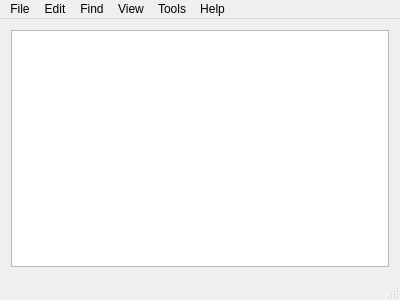
<?xml version="1.0" encoding="UTF-8"?>
<ui version="4.0">
 <class>MainWindow</class>
 <widget class="QMainWindow" name="MainWindow">
  <property name="geometry">
   <rect>
    <x>0</x>
    <y>0</y>
    <width>400</width>
    <height>300</height>
   </rect>
  </property>
  <property name="windowTitle">
   <string>MainWindow</string>
  </property>
  <widget class="QWidget" name="centralWidget">
   <layout class="QVBoxLayout" name="verticalLayout">
    <item>
     <widget class="QTextEdit" name="textEdit"/>
    </item>
   </layout>
  </widget>
  <widget class="QMenuBar" name="menuBar">
   <property name="geometry">
    <rect>
     <x>0</x>
     <y>0</y>
     <width>400</width>
     <height>23</height>
    </rect>
   </property>
   <widget class="QMenu" name="menuFile">
    <property name="title">
     <string>File</string>
    </property>
    <widget class="QMenu" name="menuExport_As">
     <property name="title">
      <string>Export As</string>
     </property>
     <addaction name="actionPDF"/>
     <addaction name="actionHTML"/>
     <addaction name="actionXML"/>
    </widget>
    <addaction name="actionNew"/>
    <addaction name="actionNew_Window"/>
    <addaction name="actionOpen"/>
    <addaction name="actionOpen_Project_s"/>
    <addaction name="actionSave"/>
    <addaction name="actionSave_As"/>
    <addaction name="actionClose"/>
    <addaction name="actionClose_Window"/>
    <addaction name="actionReopen_Project"/>
    <addaction name="actionReopen_Last_Item"/>
    <addaction name="actionProperties"/>
    <addaction name="actionPage_Setup"/>
    <addaction name="menuExport_As"/>
    <addaction name="actionPrint"/>
    <addaction name="actionPrint_Preview"/>
    <addaction name="actionClose_All_Tabs"/>
    <addaction name="actionExit"/>
   </widget>
   <widget class="QMenu" name="menuEdit">
    <property name="title">
     <string>Edit</string>
    </property>
    <widget class="QMenu" name="menuBookmark">
     <property name="title">
      <string>Bookmark</string>
     </property>
     <addaction name="actionNext"/>
     <addaction name="actionPrevious"/>
     <addaction name="actionToggle"/>
     <addaction name="actionDelete_2"/>
    </widget>
    <widget class="QMenu" name="menuChange_Case">
     <property name="title">
      <string>Change Case</string>
     </property>
     <addaction name="actionUppercase"/>
     <addaction name="actionLowercase"/>
    </widget>
    <addaction name="actionUndo"/>
    <addaction name="actionRedo"/>
    <addaction name="actionCut"/>
    <addaction name="actionCopy"/>
    <addaction name="actionPaste"/>
    <addaction name="actionDelete"/>
    <addaction name="actionSelect_All"/>
    <addaction name="actionIndent"/>
    <addaction name="actionOutdent"/>
    <addaction name="menuBookmark"/>
    <addaction name="actionPreferences"/>
    <addaction name="actionFolding"/>
    <addaction name="actionSnippet"/>
    <addaction name="actionTime_Date"/>
    <addaction name="menuChange_Case"/>
   </widget>
   <widget class="QMenu" name="menuFind">
    <property name="title">
     <string>Find</string>
    </property>
    <addaction name="actionSearch"/>
    <addaction name="actionFind_Next"/>
    <addaction name="actionFind_Previous"/>
    <addaction name="actionReplace"/>
    <addaction name="actionQuick_FInd"/>
    <addaction name="actionFind_in_Files"/>
   </widget>
   <widget class="QMenu" name="menuView">
    <property name="title">
     <string>View</string>
    </property>
    <addaction name="actionFont_2"/>
    <addaction name="actionTree_View"/>
    <addaction name="actionNext_Tab_2"/>
    <addaction name="actionPrevious_Tab"/>
    <addaction name="actionHide_Tab"/>
    <addaction name="actionChange_Color"/>
    <addaction name="actionEnter_Fullscreen"/>
    <addaction name="actionMinimize"/>
    <addaction name="actionHide_Minimap"/>
    <addaction name="actionWord_Wrap"/>
    <addaction name="actionSpell_Check"/>
   </widget>
   <widget class="QMenu" name="menuTools">
    <property name="title">
     <string>Tools</string>
    </property>
    <addaction name="actionWord_Count"/>
    <addaction name="actionBracket_Matcher"/>
    <addaction name="actionSelect_Inside_of_Brackets"/>
   </widget>
   <widget class="QMenu" name="menuHelp">
    <property name="title">
     <string>Help</string>
    </property>
    <addaction name="actionAbout"/>
   </widget>
   <addaction name="menuFile"/>
   <addaction name="menuEdit"/>
   <addaction name="menuFind"/>
   <addaction name="menuView"/>
   <addaction name="menuTools"/>
   <addaction name="menuHelp"/>
  </widget>
  <widget class="QStatusBar" name="statusBar"/>
  <action name="actionNew">
   <property name="text">
    <string>New</string>
   </property>
  </action>
  <action name="actionNew_Window">
   <property name="text">
    <string>New Window</string>
   </property>
  </action>
  <action name="actionOpen">
   <property name="text">
    <string>Open</string>
   </property>
  </action>
  <action name="actionOpen_Project_s">
   <property name="text">
    <string>Open Project(s)</string>
   </property>
  </action>
  <action name="actionSave">
   <property name="text">
    <string>Save</string>
   </property>
  </action>
  <action name="actionSave_As">
   <property name="text">
    <string>Save As</string>
   </property>
  </action>
  <action name="actionClose">
   <property name="text">
    <string>Close</string>
   </property>
  </action>
  <action name="actionClose_Window">
   <property name="text">
    <string>Close Window</string>
   </property>
  </action>
  <action name="actionReopen_Project">
   <property name="text">
    <string>Reopen Project</string>
   </property>
  </action>
  <action name="actionReopen_Last_Item">
   <property name="text">
    <string>Reopen Last Item</string>
   </property>
  </action>
  <action name="actionProperties">
   <property name="text">
    <string>Properties</string>
   </property>
  </action>
  <action name="actionPage_Setup">
   <property name="text">
    <string>Page Setup</string>
   </property>
  </action>
  <action name="actionPDF">
   <property name="text">
    <string>PDF</string>
   </property>
  </action>
  <action name="actionHTML">
   <property name="text">
    <string>HTML</string>
   </property>
  </action>
  <action name="actionXML">
   <property name="text">
    <string>XML</string>
   </property>
  </action>
  <action name="actionPrint">
   <property name="text">
    <string>Print</string>
   </property>
  </action>
  <action name="actionPrint_Preview">
   <property name="text">
    <string>Print Preview</string>
   </property>
  </action>
  <action name="actionClose_All_Tabs">
   <property name="text">
    <string>Close All Tabs</string>
   </property>
  </action>
  <action name="actionUndo">
   <property name="text">
    <string>Undo</string>
   </property>
  </action>
  <action name="actionRedo">
   <property name="text">
    <string>Redo</string>
   </property>
  </action>
  <action name="actionCut">
   <property name="text">
    <string>Cut</string>
   </property>
  </action>
  <action name="actionCopy">
   <property name="text">
    <string>Copy</string>
   </property>
  </action>
  <action name="actionPaste">
   <property name="text">
    <string>Paste</string>
   </property>
  </action>
  <action name="actionDelete">
   <property name="text">
    <string>Delete</string>
   </property>
  </action>
  <action name="actionSelect_All">
   <property name="text">
    <string>Select All</string>
   </property>
  </action>
  <action name="actionIndent">
   <property name="text">
    <string>Indent</string>
   </property>
  </action>
  <action name="actionNext">
   <property name="text">
    <string>Next</string>
   </property>
  </action>
  <action name="actionPrevious">
   <property name="text">
    <string>Previous</string>
   </property>
  </action>
  <action name="actionToggle">
   <property name="text">
    <string>Toggle</string>
   </property>
  </action>
  <action name="actionDelete_2">
   <property name="text">
    <string>Delete</string>
   </property>
  </action>
  <action name="actionPreferences">
   <property name="text">
    <string>Preferences</string>
   </property>
  </action>
  <action name="actionOutdent">
   <property name="text">
    <string>Outdent</string>
   </property>
  </action>
  <action name="actionFolding">
   <property name="text">
    <string>Folding</string>
   </property>
  </action>
  <action name="actionSnippet">
   <property name="text">
    <string>Snippet</string>
   </property>
  </action>
  <action name="actionTime_Date">
   <property name="text">
    <string>Date/Time</string>
   </property>
  </action>
  <action name="actionUppercase">
   <property name="text">
    <string>Uppercase</string>
   </property>
  </action>
  <action name="actionLowercase">
   <property name="text">
    <string>Lowercase</string>
   </property>
  </action>
  <action name="actionSearch">
   <property name="text">
    <string>Search</string>
   </property>
  </action>
  <action name="actionFind_Next">
   <property name="text">
    <string>Find Next</string>
   </property>
  </action>
  <action name="actionFind_Previous">
   <property name="text">
    <string>Find Previous</string>
   </property>
  </action>
  <action name="actionReplace">
   <property name="text">
    <string>Replace</string>
   </property>
  </action>
  <action name="actionQuick_FInd">
   <property name="text">
    <string>Quick FInd</string>
   </property>
  </action>
  <action name="actionFind_in_Files">
   <property name="text">
    <string>Find in Files</string>
   </property>
  </action>
  <action name="actionNext_Tab">
   <property name="text">
    <string>Enlarge Font</string>
   </property>
  </action>
  <action name="actionNext_Tab_2">
   <property name="text">
    <string>Next Tab</string>
   </property>
  </action>
  <action name="actionPrevious_Tab">
   <property name="text">
    <string>Previous Tab</string>
   </property>
  </action>
  <action name="actionChange_Color">
   <property name="text">
    <string>Change Color</string>
   </property>
  </action>
  <action name="actionHide_Tab">
   <property name="text">
    <string>Hide Tab</string>
   </property>
  </action>
  <action name="actionEnter_Fullscreen">
   <property name="text">
    <string>Enter Fullscreen</string>
   </property>
  </action>
  <action name="actionHide_Minimap">
   <property name="text">
    <string>Hide Minimap</string>
   </property>
  </action>
  <action name="actionWord_Wrap">
   <property name="text">
    <string>Word Wrap</string>
   </property>
  </action>
  <action name="actionTree_View">
   <property name="text">
    <string>Tree View</string>
   </property>
  </action>
  <action name="actionSpell_Check">
   <property name="text">
    <string>Spell Check</string>
   </property>
  </action>
  <action name="actionWord_Count">
   <property name="text">
    <string>Word Count</string>
   </property>
  </action>
  <action name="actionBracket_Matcher">
   <property name="text">
    <string>Bracket Matcher</string>
   </property>
  </action>
  <action name="actionSelect_Inside_of_Brackets">
   <property name="text">
    <string>Select Inside of Brackets</string>
   </property>
  </action>
  <action name="actionExit">
   <property name="text">
    <string>Exit</string>
   </property>
  </action>
  <action name="actionAbout">
   <property name="text">
    <string>About</string>
   </property>
  </action>
  <action name="actionMinimize">
   <property name="text">
    <string>Minimize</string>
   </property>
  </action>
  <action name="actionText">
   <property name="text">
    <string>Text</string>
   </property>
  </action>
  <action name="actionBold">
   <property name="text">
    <string>Bold</string>
   </property>
  </action>
  <action name="actionItalic">
   <property name="text">
    <string>Italic</string>
   </property>
  </action>
  <action name="actionUnderline">
   <property name="text">
    <string>Underline</string>
   </property>
  </action>
  <action name="action10">
   <property name="text">
    <string>10</string>
   </property>
  </action>
  <action name="actionFont_2">
   <property name="text">
    <string>Font</string>
   </property>
  </action>
 </widget>
 <layoutdefault spacing="6" margin="11"/>
 <tabstops>
  <tabstop>textEdit</tabstop>
 </tabstops>
 <resources/>
 <connections/>
</ui>
